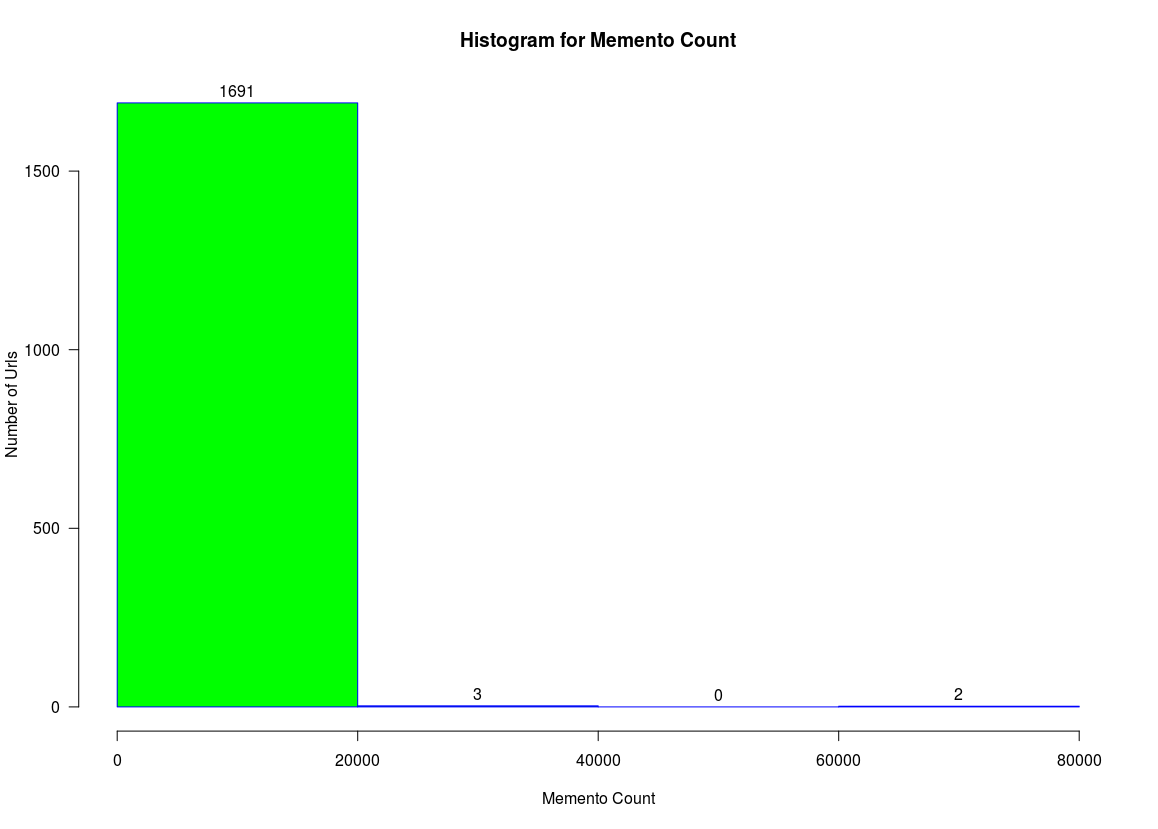

Reproduce this figure in R.
input_data <- read.csv("/home/msiddique/PycharmProjects/Assignment2/Url_timemaps.csv", header=TRUE, sep=",")
input_data$MementoCount
hist(input_data$MementoCount, 
     main="Histogram for Memento Count", 
     xlab="Memento Count",
     ylab = "Number of Urls",
     border="blue", 
     col="green",
     las=1,
     breaks = 5,
     labels = TRUE)
